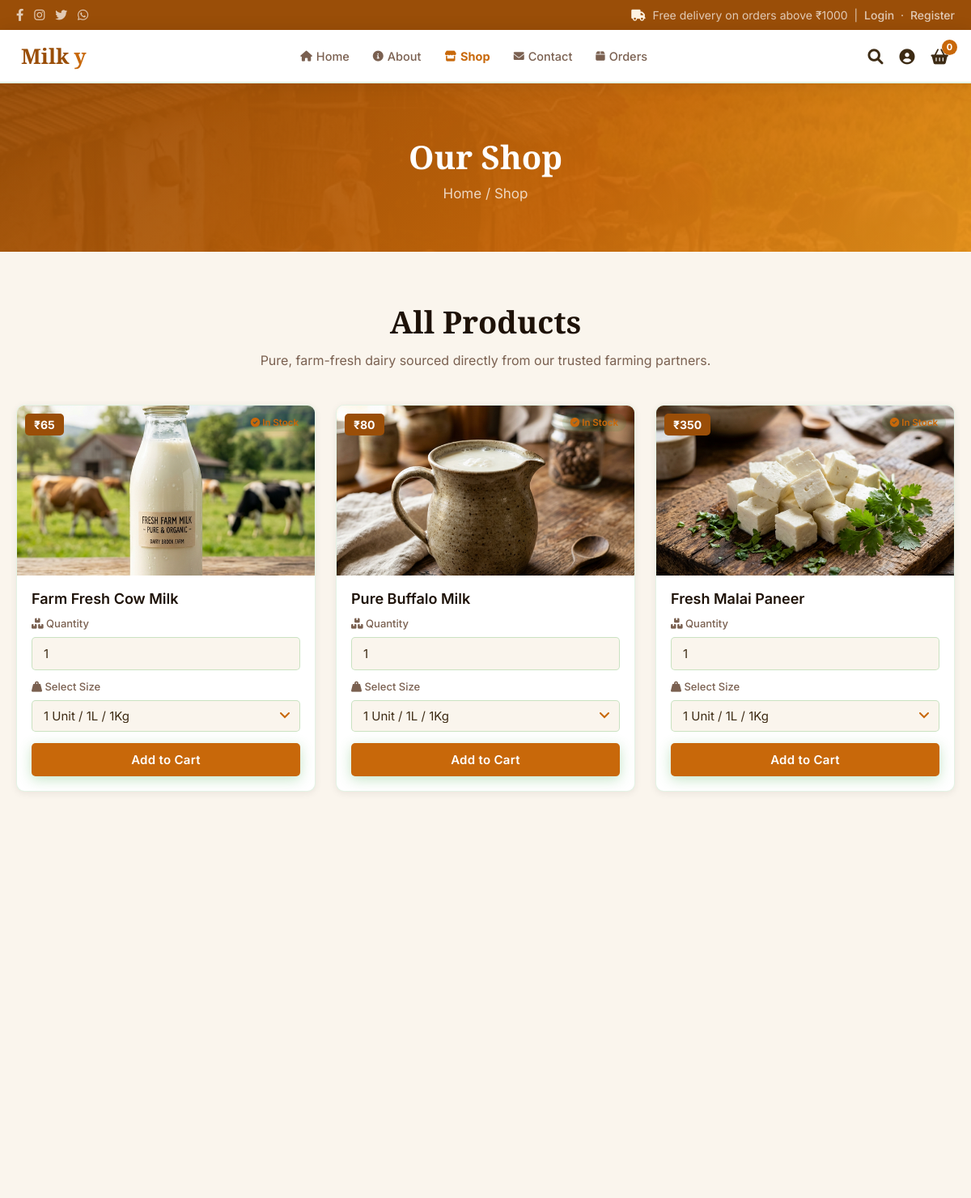
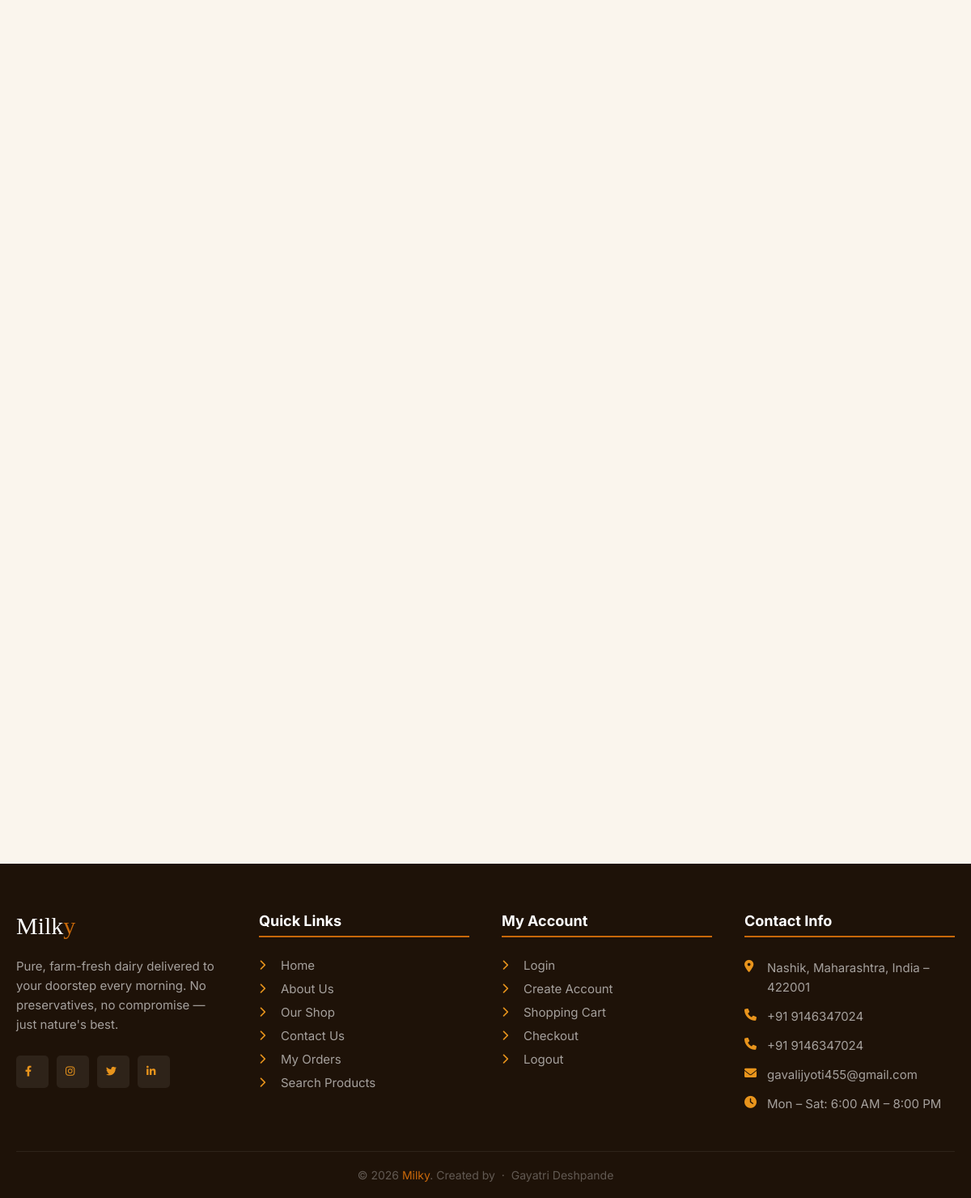
The page /shop.php (signed in) on the database its author committed (2 pictures, top to bottom).
### tables this page shows
CREATE TABLE `products` (
  `id` int(100) NOT NULL AUTO_INCREMENT,
  `name` varchar(100) NOT NULL,
  `price` int(100) NOT NULL,
  `image` varchar(100) NOT NULL,
  `availability` tinyint(1) NOT NULL DEFAULT 1,
  PRIMARY KEY (`id`)
);

### shop.php (the view, shortened to what this page needs)
<?php
include 'config.php'; session_start();
?>
<!DOCTYPE html>
<html lang="en">
<head>
  <link rel="stylesheet" href="https://cdnjs.cloudflare.com/ajax/libs/font-awesome/6.0.0/css/all.min.css">
  <link rel="stylesheet" href="css/style.css">
</head>
<body>
<?php include 'header.php'; ?>
<div class="heading"><h3>Our Shop</h3><p><a href="home.php">Home</a> / Shop</p></div>
<section class="products" style="background:var(--light-bg)">
  <h2 class="section-title reveal">All Products</h2>
  <p class="section-sub reveal">Pure, farm-fresh dairy sourced directly from our trusted farming partners.</p>
  <div class="box-container">
    <?php
    $rows=mysqli_query($conn,"SELECT * FROM `products`") or die('query failed');
    if(mysqli_num_rows($rows)>0){
      while($p=mysqli_fetch_assoc($rows)){
        $avail=isset($p['availability'])?$p['availability']:1;
    ?>
    <form action="" method="post" class="box reveal">
      <div class="image-wrap">
        <img class="image <?php echo $avail?'':'disabled-image'; ?>" src="uploaded_img/<?php echo $p['image']; ?>" alt="<?php echo htmlspecialchars($p['name']); ?>">
        <div class="price-badge">&#8377;<?php echo $p['price']; ?></div>
        <span class="avail-badge <?php echo $avail?'tag-green':'tag-red'; ?>">
          <i class="fas <?php echo $avail?'fa-check-circle':'fa-times-circle'; ?>"></i>
          <?php echo $avail?'In Stock':'Sold Out'; ?>
        </span>
      </div>
      <div class="card-body">
        <div class="prod-name"><?php echo htmlspecialchars($p['name']); ?></div>
        <label><i class="fas fa-boxes"></i> Quantity</label>
        <input type="number" min="1" name="product_quantity" value="1" class="qty">
        <label><i class="fas fa-weight-hanging"></i> Select Size</label>
        <select name="milk_quantity">
          <option value="1000">1 Unit / 1L / 1Kg</option>
        </select>
        <?php $d=$avail?'':'disabled'; ?>
        <input type="submit" value="<?php echo $avail?'Add to Cart':'Unavailable'; ?>" name="add_to_cart" class="btn <?php echo $d; ?>" <?php echo $d; ?> style="margin-top:.5rem">
      </div>
    </form>
    <?php }}else{echo '<p class="empty">No products available yet.</p>';} ?>
  </div>
</section>
<?php include 'footer.php'; ?>
</body></html>

### css/style.css (style rules this page uses)
:root { --amber: #c8680a; --amber-dark: #9a4e08; --amber-light: #e8941c; --amber-pale: #fef3e2; --green: #4caf50; --green-dark: #388e3c; --green-light: #81c784; --cream: #fdf8f0; --cream-dark: #f5ead8; --white: #ffffff; --dark: #1e1208; --text: #3d2b14; --muted: #7a6050; --light-bg: #faf5ed; --border: rgba(76,175,80,.15); --border-md: rgba(76,175,80,.28); --sh-sm: 0 2px 10px rgba(30,18,8,.07); --sh-md: 0 8px 28px rgba(30,18,8,.11); --sh-lg: 0 20px 55px rgba(30,18,8,.16); --r-sm: .5rem; --r-md: 1rem; --r-lg: 1.8rem; --r-xl: 3rem; --ease: all .3s cubic-bezier(.4,0,.2,1); }
*,*::before,*::after { margin:0;padding:0;box-sizing:border-box;outline:none;border:none;text-decoration:none;-webkit-tap-highlight-color:transparent }
body, input, textarea, button, select { font-family:'Inter',sans-serif; }
html { font-size:62.5%;overflow-x:hidden;scroll-behavior:smooth }
body { background:var(--cream);color:var(--text) }
section { padding:6rem 2rem }
img { max-width:100%;display:block }
.section-title,.title { font-family:'Playfair Display',serif;font-size:3.8rem;font-weight:700;color:var(--dark);text-align:center;margin-bottom:.8rem }
.section-sub { font-size:1.6rem;color:var(--muted);text-align:center;max-width:58rem;margin:0 auto 4rem;line-height:1.8 }
.tag-green { background:rgba(46,125,50,.12);color:var(--amber) }
.btn,.option-btn,.delete-btn,.white-btn { display:inline-flex;align-items:center;justify-content:center;gap:.7rem; padding:1.1rem 2.6rem;border-radius:var(--r-sm);font-size:1.5rem;font-weight:600; cursor:pointer;transition:var(--ease);letter-spacing:.02em;position:relative;overflow:hidden }
.btn { background:var(--amber);color:#fff;box-shadow:0 4px 16px rgba(76,175,80,.32) }
.heading { min-height:26vh;display:flex;flex-direction:column;align-items:center;justify-content:center;gap:.8rem;background:linear-gradient(135deg,var(--amber-dark) 0%,var(--amber) 60%,var(--amber-light) 100%);text-align:center;padding:4rem 2rem;position:relative;overflow:hidden }
.heading::before { content:'';position:absolute;inset:0;background:url('../images/home-bg.png') center/cover no-repeat;opacity:.06 }
.heading h3 { font-family:'Playfair Display',serif;font-size:4rem;color:#fff;font-weight:700;position:relative }
.heading p { font-size:1.7rem;color:rgba(255,255,255,.75);position:relative }
.heading p a { color:var(--green-pale) }
.products { background:var(--light-bg) }
.products .box-container { max-width:1200px;margin:0 auto;display:grid;grid-template-columns:repeat(auto-fill,minmax(28rem,1fr));gap:2.5rem }
.products .box { background:#fff;border-radius:var(--r-md);box-shadow:var(--sh-sm);border:1px solid var(--border);overflow:hidden;transition:var(--ease);display:flex;flex-direction:column }
.products .box .image-wrap { position:relative;overflow:hidden;height:21rem;background:var(--cream) }
.products .box .image { width:100%;height:100%;object-fit:cover;transition:transform .5s ease }
.products .box .price-badge { position:absolute;top:1rem;left:1rem;background:var(--amber-dark);color:#fff;padding:.5rem 1.1rem;border-radius:var(--r-sm);font-size:1.4rem;font-weight:700 }
.products .box .avail-badge { position:absolute;top:1rem;right:1rem;font-size:1.15rem;font-weight:600;padding:.4rem 1rem;border-radius:10rem }
.products .box .card-body { padding:1.8rem;flex:1;display:flex;flex-direction:column;gap:.9rem }
.products .box .prod-name { font-size:1.8rem;font-weight:600;color:var(--dark) }
.products .box label { font-size:1.3rem;font-weight:500;color:var(--muted);margin-top:.3rem }
.products .box .qty,.products .box select { width:100%;padding:1rem 1.4rem;border-radius:var(--r-sm);border:1.5px solid var(--border-md);font-size:1.5rem;color:var(--text);background:var(--light-bg);transition:var(--ease) }
.products .box select { appearance:none;background-repeat:no-repeat;background-position:right 1.2rem center;cursor:pointer }
.reveal { opacity:0;transform:translateY(28px);transition:opacity .6s ease,transform .6s ease }
.reveal.visible { opacity:1;transform:translateY(0) }

### rows shown on the page
products: image (picture), price "65", shows "In Stock", name "Farm Fresh Cow Milk", add_to_cart "Add to Cart"
products: image (picture), price "80", shows "In Stock", name "Pure Buffalo Milk", add_to_cart "Add to Cart"
products: image (picture), price "350", shows "In Stock", name "Fresh Malai Paneer", add_to_cart "Add to Cart"

### other values the page prints
$n "0"
